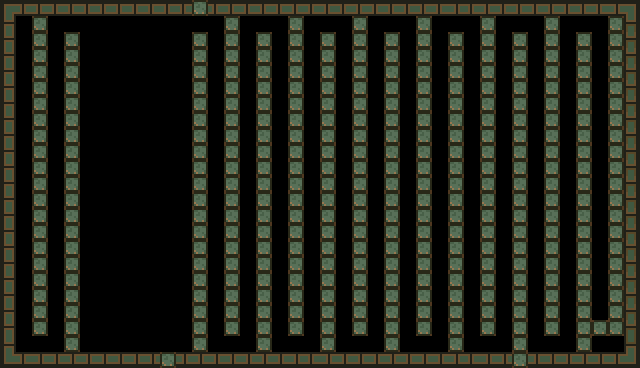

A 2D game scene composited from a Tiled map and its tileset images. What follows is a short description and the map's XML, with each tile layer's data collapsed to a summary:
An orthogonal 40x23 tile map with 16x16 px tiles, 1 tile layer (main), 2 tilesets and 2 objects (spawn, ball).

<map version="1.5" tiledversion="1.6.0" orientation="orthogonal" renderorder="left-down" width="40" height="23" tilewidth="16" tileheight="16" infinite="0" nextlayerid="3" nextobjectid="5">
 <tileset firstgid="1" name="desert-palace-tiles2x" tilewidth="16" tileheight="16" tilecount="256" columns="16">
  <image source="desert-palace-tiles2x.png" width="256" height="256" />
  <tile id="8">
   <properties>
    <property name="non-destructable" value="" />
   </properties>
  </tile>
  <tile id="9">
   <properties>
    <property name="non-destructable" value="" />
   </properties>
  </tile>
  <tile id="10">
   <properties>
    <property name="non-destructable" value="" />
   </properties>
  </tile>
  <tile id="11">
   <properties>
    <property name="non-destructable" value="" />
   </properties>
  </tile>
  <tile id="24">
   <properties>
    <property name="non-destructable" value="" />
   </properties>
  </tile>
  <tile id="27">
   <properties>
    <property name="non-destructable" value="" />
   </properties>
  </tile>
  <tile id="40">
   <properties>
    <property name="non-destructable" value="" />
   </properties>
  </tile>
  <tile id="43">
   <properties>
    <property name="non-destructable" value="" />
   </properties>
  </tile>
  <tile id="56">
   <properties>
    <property name="non-destructable" value="" />
   </properties>
  </tile>
  <tile id="57">
   <properties>
    <property name="non-destructable" value="" />
   </properties>
  </tile>
  <tile id="58">
   <properties>
    <property name="non-destructable" value="" />
   </properties>
  </tile>
  <tile id="59">
   <properties>
    <property name="non-destructable" value="" />
   </properties>
  </tile>
 </tileset>
 <tileset firstgid="257" source="test-isometric-map-tiles.tsx" />
 <layer id="1" name="main" width="40" height="23">
  <data>[920 cells, 443 non-empty, 13 distinct tile ids]</data>
 </layer>
 <objectgroup color="#ffe000" id="2" name="objects">
  <object id="1" name="spawn" type="spawn" x="15" y="16.5" width="16" height="16" />
  <object id="2" name="ball" x="400" y="48" width="16" height="16">
   <ellipse />
  </object>
 </objectgroup>
</map>
